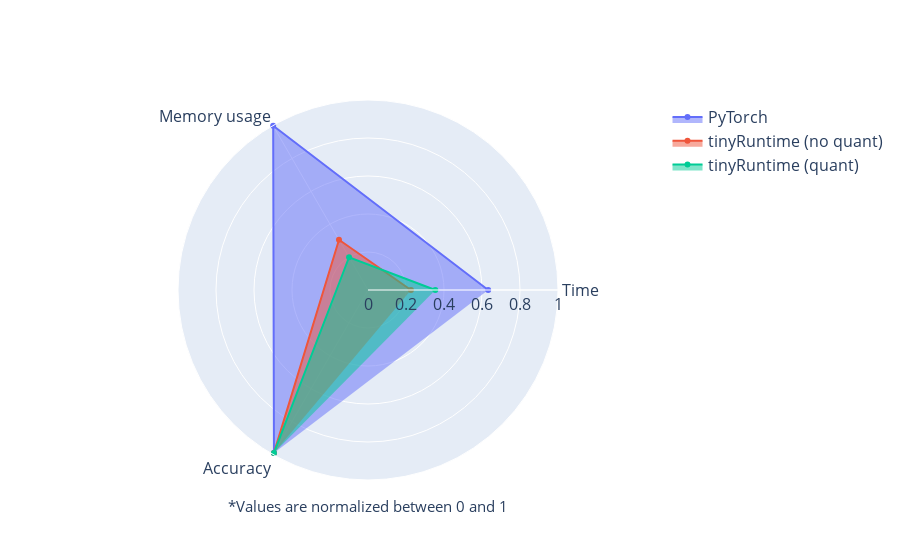

Source (notebook cell):
### Code cell
#| label: fig-ard-radar
#| fig-cap: "Radar chart of time, memory, and accuracy for ARM64. Quantities are scaled between 0 and 1"

plot_radar(df_arm, save_image=True)

### Figure 1 — Plotly figure (JSON) as saved in the notebook; plotly's stock layout.template omitted (floating-point values rounded to 4 significant figures)
{"data": [{"fill": "toself", "name": "PyTorch", "r": [0.6325, 0.9981, 0.99], "theta": ["Time", "Memory usage", "Accuracy"], "type": "scatterpolar"}, {"fill": "toself", "name": "tinyRuntime (no quant)", "r": [0.226, 0.3053, 0.99], "theta": ["Time", "Memory usage", "Accuracy"], "type": "scatterpolar"}, {"fill": "toself", "name": "tinyRuntime (quant)", "r": [0.3543, 0.1993, 0.99], "theta": ["Time", "Memory usage", "Accuracy"], "type": "scatterpolar"}], "layout": {"annotations": [{"font": {"size": 15}, "showarrow": false, "text": "*Values are normalized between 0 and 1", "x": 0.5, "xref": "paper", "y": -0.1, "yref": "paper"}], "font": {"size": 16}, "polar": {"radialaxis": {"range": [0, 1], "visible": true}}, "showlegend": true}}
